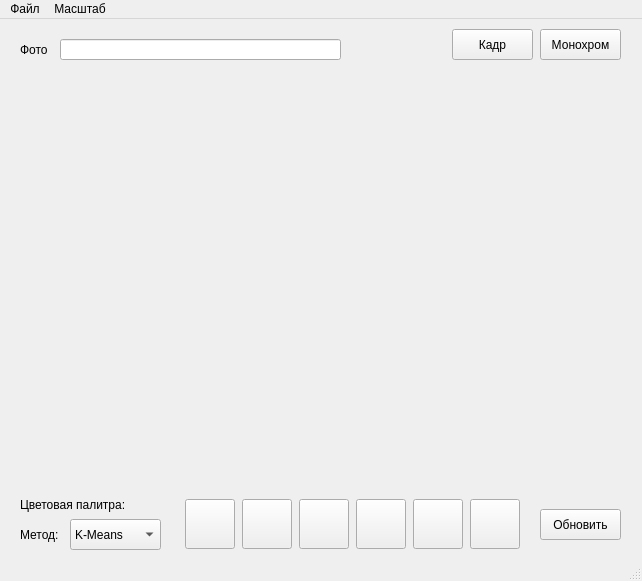
<?xml version="1.0" encoding="UTF-8"?>
<ui version="4.0">
 <class>MainWindow</class>
 <widget class="QMainWindow" name="MainWindow">
  <property name="geometry">
   <rect>
    <x>0</x>
    <y>0</y>
    <width>642</width>
    <height>581</height>
   </rect>
  </property>
  <property name="windowTitle">
   <string>ImageViewer</string>
  </property>
  <widget class="QWidget" name="centralWidget">
   <widget class="QPushButton" name="pushButton">
    <property name="geometry">
     <rect>
      <x>540</x>
      <y>10</y>
      <width>81</width>
      <height>31</height>
     </rect>
    </property>
    <property name="text">
     <string>Монохром</string>
    </property>
   </widget>
   <widget class="QComboBox" name="methodComboBox">
    <property name="geometry">
     <rect>
      <x>70</x>
      <y>500</y>
      <width>91</width>
      <height>31</height>
     </rect>
    </property>
    <item>
     <property name="text">
      <string>K-Means</string>
     </property>
    </item>
   </widget>
   <widget class="QLineEdit" name="pathLineEdit">
    <property name="enabled">
     <bool>true</bool>
    </property>
    <property name="geometry">
     <rect>
      <x>60</x>
      <y>20</y>
      <width>281</width>
      <height>21</height>
     </rect>
    </property>
    <property name="readOnly">
     <bool>true</bool>
    </property>
   </widget>
   <widget class="QLabel" name="imageDisplayLabel">
    <property name="geometry">
     <rect>
      <x>60</x>
      <y>60</y>
      <width>521</width>
      <height>381</height>
     </rect>
    </property>
    <property name="sizePolicy">
     <sizepolicy hsizetype="Expanding" vsizetype="Expanding">
      <horstretch>0</horstretch>
      <verstretch>0</verstretch>
     </sizepolicy>
    </property>
    <property name="minimumSize">
     <size>
      <width>400</width>
      <height>300</height>
     </size>
    </property>
    <property name="text">
     <string/>
    </property>
    <property name="scaledContents">
     <bool>false</bool>
    </property>
   </widget>
   <widget class="QLabel" name="label">
    <property name="geometry">
     <rect>
      <x>20</x>
      <y>20</y>
      <width>31</width>
      <height>21</height>
     </rect>
    </property>
    <property name="text">
     <string>Фото</string>
    </property>
   </widget>
   <widget class="QLabel" name="label_2">
    <property name="geometry">
     <rect>
      <x>20</x>
      <y>470</y>
      <width>111</width>
      <height>31</height>
     </rect>
    </property>
    <property name="text">
     <string>Цветовая палитра:</string>
    </property>
   </widget>
   <widget class="QLabel" name="label_3">
    <property name="geometry">
     <rect>
      <x>20</x>
      <y>500</y>
      <width>51</width>
      <height>31</height>
     </rect>
    </property>
    <property name="text">
     <string>Метод:</string>
    </property>
   </widget>
   <widget class="QPushButton" name="updateColors">
    <property name="geometry">
     <rect>
      <x>540</x>
      <y>490</y>
      <width>81</width>
      <height>31</height>
     </rect>
    </property>
    <property name="text">
     <string>Обновить</string>
    </property>
   </widget>
   <widget class="QPushButton" name="btnColor_1">
    <property name="geometry">
     <rect>
      <x>185</x>
      <y>480</y>
      <width>50</width>
      <height>50</height>
     </rect>
    </property>
    <property name="sizePolicy">
     <sizepolicy hsizetype="Minimum" vsizetype="Fixed">
      <horstretch>180</horstretch>
      <verstretch>140</verstretch>
     </sizepolicy>
    </property>
    <property name="minimumSize">
     <size>
      <width>50</width>
      <height>50</height>
     </size>
    </property>
    <property name="maximumSize">
     <size>
      <width>50</width>
      <height>50</height>
     </size>
    </property>
    <property name="text">
     <string/>
    </property>
   </widget>
   <widget class="QPushButton" name="btnColor_2">
    <property name="geometry">
     <rect>
      <x>242</x>
      <y>480</y>
      <width>50</width>
      <height>50</height>
     </rect>
    </property>
    <property name="sizePolicy">
     <sizepolicy hsizetype="Minimum" vsizetype="Fixed">
      <horstretch>180</horstretch>
      <verstretch>140</verstretch>
     </sizepolicy>
    </property>
    <property name="minimumSize">
     <size>
      <width>50</width>
      <height>50</height>
     </size>
    </property>
    <property name="maximumSize">
     <size>
      <width>50</width>
      <height>50</height>
     </size>
    </property>
    <property name="text">
     <string/>
    </property>
   </widget>
   <widget class="QPushButton" name="btnColor_3">
    <property name="geometry">
     <rect>
      <x>299</x>
      <y>480</y>
      <width>50</width>
      <height>50</height>
     </rect>
    </property>
    <property name="sizePolicy">
     <sizepolicy hsizetype="Minimum" vsizetype="Fixed">
      <horstretch>180</horstretch>
      <verstretch>140</verstretch>
     </sizepolicy>
    </property>
    <property name="minimumSize">
     <size>
      <width>50</width>
      <height>50</height>
     </size>
    </property>
    <property name="maximumSize">
     <size>
      <width>50</width>
      <height>50</height>
     </size>
    </property>
    <property name="text">
     <string/>
    </property>
   </widget>
   <widget class="QPushButton" name="btnColor_4">
    <property name="geometry">
     <rect>
      <x>356</x>
      <y>480</y>
      <width>50</width>
      <height>50</height>
     </rect>
    </property>
    <property name="sizePolicy">
     <sizepolicy hsizetype="Minimum" vsizetype="Fixed">
      <horstretch>180</horstretch>
      <verstretch>140</verstretch>
     </sizepolicy>
    </property>
    <property name="minimumSize">
     <size>
      <width>50</width>
      <height>50</height>
     </size>
    </property>
    <property name="maximumSize">
     <size>
      <width>50</width>
      <height>50</height>
     </size>
    </property>
    <property name="text">
     <string/>
    </property>
   </widget>
   <widget class="QPushButton" name="btnColor_5">
    <property name="geometry">
     <rect>
      <x>413</x>
      <y>480</y>
      <width>50</width>
      <height>50</height>
     </rect>
    </property>
    <property name="sizePolicy">
     <sizepolicy hsizetype="Minimum" vsizetype="Fixed">
      <horstretch>180</horstretch>
      <verstretch>140</verstretch>
     </sizepolicy>
    </property>
    <property name="minimumSize">
     <size>
      <width>50</width>
      <height>50</height>
     </size>
    </property>
    <property name="maximumSize">
     <size>
      <width>50</width>
      <height>50</height>
     </size>
    </property>
    <property name="text">
     <string/>
    </property>
   </widget>
   <widget class="QPushButton" name="btnColor_6">
    <property name="geometry">
     <rect>
      <x>470</x>
      <y>480</y>
      <width>50</width>
      <height>50</height>
     </rect>
    </property>
    <property name="sizePolicy">
     <sizepolicy hsizetype="Minimum" vsizetype="Fixed">
      <horstretch>180</horstretch>
      <verstretch>140</verstretch>
     </sizepolicy>
    </property>
    <property name="minimumSize">
     <size>
      <width>50</width>
      <height>50</height>
     </size>
    </property>
    <property name="maximumSize">
     <size>
      <width>50</width>
      <height>50</height>
     </size>
    </property>
    <property name="text">
     <string/>
    </property>
   </widget>
   <widget class="QPushButton" name="pushButton_2">
    <property name="geometry">
     <rect>
      <x>452</x>
      <y>10</y>
      <width>81</width>
      <height>31</height>
     </rect>
    </property>
    <property name="text">
     <string>Кадр</string>
    </property>
   </widget>
  </widget>
  <widget class="QMenuBar" name="menuBar">
   <property name="geometry">
    <rect>
     <x>0</x>
     <y>0</y>
     <width>642</width>
     <height>22</height>
    </rect>
   </property>
   <widget class="QMenu" name="menu">
    <property name="title">
     <string>Файл</string>
    </property>
    <addaction name="action"/>
    <addaction name="action_2"/>
   </widget>
   <widget class="QMenu" name="menu_2">
    <property name="title">
     <string>Масштаб</string>
    </property>
    <addaction name="action_4"/>
    <addaction name="action_5"/>
    <addaction name="action_6"/>
    <addaction name="action_7"/>
   </widget>
   <addaction name="menu"/>
   <addaction name="menu_2"/>
  </widget>
  <widget class="QStatusBar" name="statusBar"/>
  <action name="action">
   <property name="text">
    <string>Открыть</string>
   </property>
  </action>
  <action name="action_2">
   <property name="text">
    <string>Сохранить как</string>
   </property>
  </action>
  <action name="action_5">
   <property name="text">
    <string>Меньше</string>
   </property>
  </action>
  <action name="action_6">
   <property name="text">
    <string>Оригинал</string>
   </property>
  </action>
  <action name="action_7">
   <property name="text">
    <string>Подогнать размер</string>
   </property>
  </action>
  <action name="action_4">
   <property name="text">
    <string>Больше</string>
   </property>
  </action>
 </widget>
 <layoutdefault spacing="6" margin="11"/>
 <resources/>
 <connections/>
</ui>
